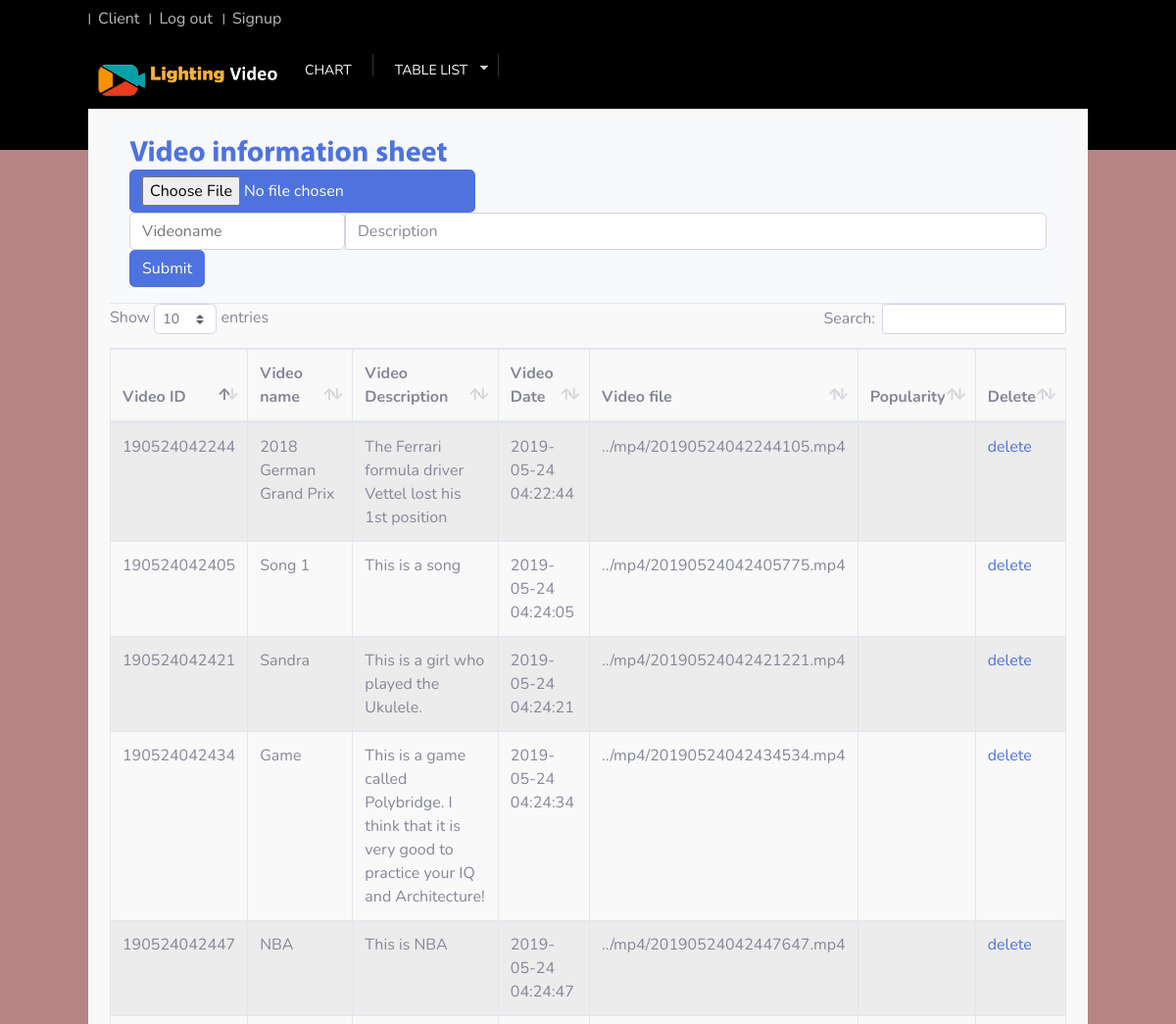
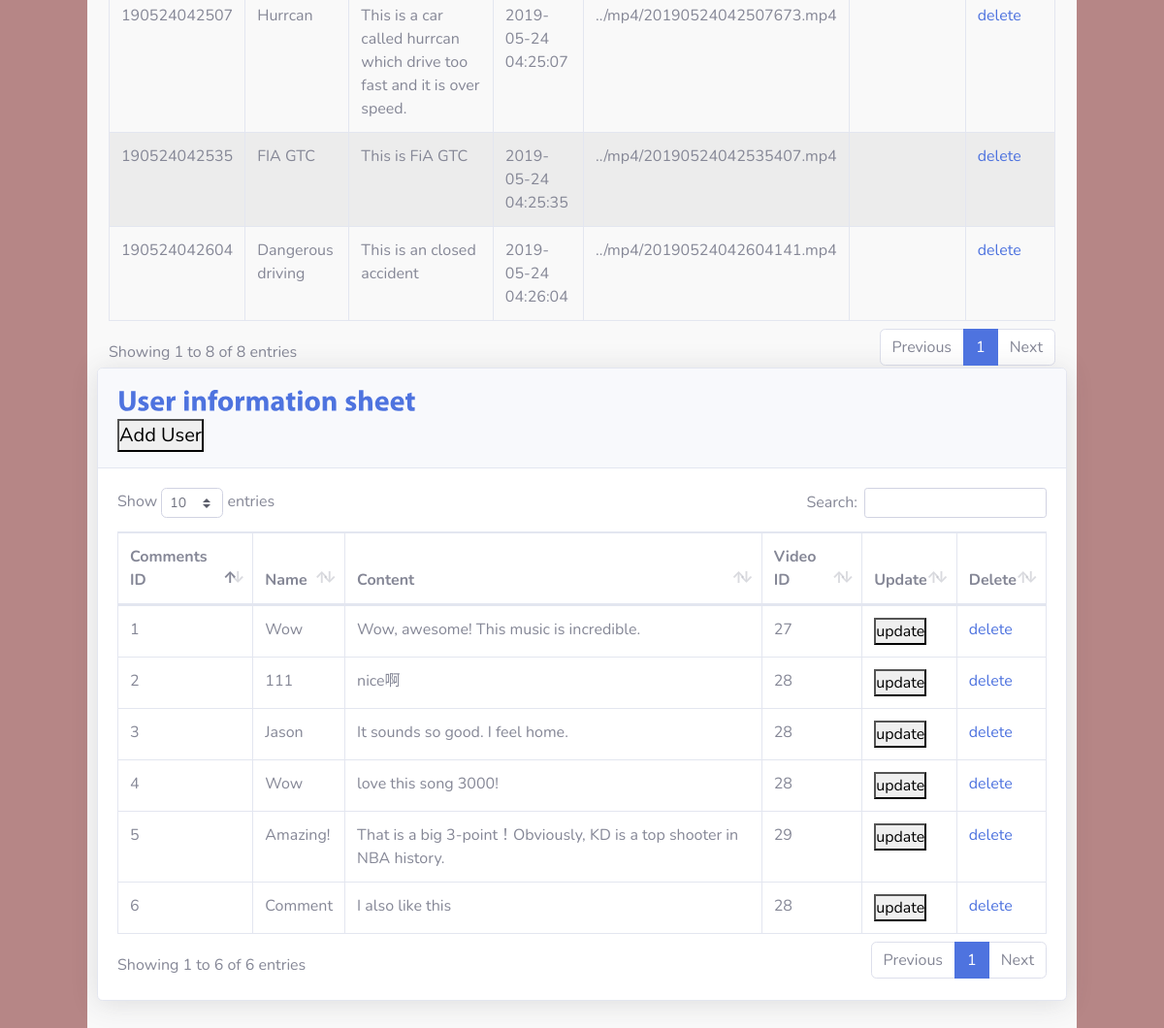
Page /admin/b_v_table.php (signed in) on the committed database (2 pictures, top to bottom).
### tables this page shows
CREATE TABLE `videos` (
  `vd_id` varchar(18) NOT NULL,
  `vd_name` varchar(30) NOT NULL,
  `vd_content` text NOT NULL,
  `vd_date` datetime NOT NULL,
  `vd_file` text NOT NULL
);

CREATE TABLE `comments` (
  `cm_id` int(20) NOT NULL,
  `cm_name` varchar(30) NOT NULL,
  `cm_contents` text NOT NULL,
  `vd_id` int(20) NOT NULL
);

### admin/b_v_table.php (the view, shortened to what this page needs)
<?php
require_once('../includes/head.php');
require_once('../includes/adminhead.php');
?>
<html lang="en">
<link href="css/button.css" rel="stylesheet">
<head>
</head>
<body>
    <div id="content_sec">
            <div class="table">
                <div class="col-lg-12">
                    <div class="panel panel-default">
                        <div class="card-header py-3">
                            <h6 class="m-0 font-weight-bold text-primary">Video information sheet</h6>
                            <form method="POST" action="addvd.php" enctype="multipart/form-data">
                                <input class="btn btn-primary" type="file" name="myfile">
                                <div class="input-group">
                                    <input class="videoname" type="text" name="videoname" placeholder="Videoname">
                                    <input class="form-control" type="text" name="vd_content" placeholder="Description">
                                </div>
                                <button type="submit" class="btn btn-primary" name="submit" class="text">Submit</button>
                            </form>
                        </div>
                        <div class="panel-body">
                            <table width="100%" class="table table-striped table-bordered table-hover" id="dataTables-example">
                                <?php
                                $query = "SELECT * ";
                                $query .= "FROM videos";
                                $result = mysqli_query($connection, $query);
                                ?>
                                <thead>
                                    <tr>
                                        <th>Video ID</th>
                                        <th>Video name</th>
                                        <th>Video Description</th>
                                        <th>Video Date</th>
                                        <th>Video file</th>
                                        <th>Popularity</th>
                                        <th>Delete</th>
                                    </tr>
                                </thead>
                                <tbody>
                                    <?php
                                    while ($row = mysqli_fetch_array($result)) {
                                        echo "<tr>";
                                        echo "<td>" . $row["vd_id"] . "</td>";
                                        echo "<td>" . $row["vd_name"] . "</td>";
                                        echo "<td>" . $row["vd_content"] . "</td>";
                                        echo "<td>" . $row["vd_date"] . "</td>";
                                        echo "<td>" . $row["vd_file"] . "</td>";
                                        echo "<td>" . $row["vd_popularity"] . "</td>";
                                        echo "<td><a class='text' href='deletevd.php?vd_id=" . $row["vd_id"] . "'>delete</a></td>";
                                        echo "</tr>";
                                    }
                                    ?>
                                </tbody>
                            </table>
                        </div>
                    </div>
                </div>
                 <div class="card shadow mb-4">
            <div class="card-header py-3">
                <h6 class="m-0 font-weight-bold text-primary">User information sheet</h6>
                <button data-toggle="modal" data-target="#adduser">Add User</button>
            </div>
            <div class="card-body">
                <div class="table-responsive">
                    <table class="table table-bordered" id="dataTable" width="100%" cellspacing="0">
                            <?php
                            $query = "SELECT * ";
                            $query .= "FROM comments";
                            $result = mysqli_query($connection, $query);
                            ?>
                            <thead>
                                <tr>
                                    <th>Comments ID</th>
                                    <th>Name</th>
                                    <th>Content</th>
                                    <th>Video ID</th>
                                    <th>Update</th>
                                    <th>Delete</th>
                                </tr>
                            </thead>
                            <tbody>
                                <?php
                                while ($row = mysqli_fetch_array($result)) {
                                    echo "<tr>";
                                    echo "<td>" . $row["cm_id"] . "</td>";
                                    echo "<td>" . $row["cm_name"] . "</td>";
                                    echo "<td>" . $row["cm_contents"] . "</td>";
                                    echo "<td>" . $row["vd_id"] . "</td>";
                                    echo "<td><button data-toggle='modal' data-target='#updatecm'>update</buttone></td>";
                                    echo "<td><a class='text' href='deletecm.php?cm_id=" . $row["cm_id"] . "'>delete</a></td>";
                                    echo "</tr>";
                                }
                                ?>
                            </tbody>
                        </table>
                    </div>
                </div>
            </div>
            </div>

### css/login.css (style rules this page uses)
body { background-color: #b68686 !important; }

### css/style.css (style rules this page uses)
* { padding: 0px; margin: 0px; }
body { min-height: 1000px; background-color:#4e3d3d; font-family: Verdana, Geneva, sans-serif; font-size: 11px; color: #666; }
a { text-decoration: none; outline: none; color: #666; }
h6 { font-size: 12px; font-weight: normal; }
input { font-size: 11px; }
#content_sec { min-height: 1000px; position:relative; width: 1020px; height: 100%; float: left; background-color: #f9f9f9; border: #f9f9f9 solid 10px; }

### css/button.css (style rules this page uses)
.table { width: 100%; }
.videoname { display: block; height: calc(2.25rem + 2px); padding: .375rem .75rem; font-size: 1rem; font-weight: 400; line-height: 1.5; color: #6e707e; background-color: #fff; background-clip: padding-box; border: 1px solid #d1d3e2; border-radius: .35rem; }

### rows in the picture
videos: vd_id "190524042244", vd_name "2018 German Grand Prix", vd_content "The Ferrari formula driver Vettel lost his 1st position", vd_date "2019-05-24 04:22:44", vd_file "../mp4/20190524042244105.mp4"
videos: vd_id "190524042405", vd_name "Song 1", vd_content "This is a song", vd_date "2019-05-24 04:24:05", vd_file "../mp4/20190524042405775.mp4"
videos: vd_id "190524042421", vd_name "Sandra", vd_content "This is a girl who played the Ukulele.", vd_date "2019-05-24 04:24:21", vd_file "../mp4/20190524042421221.mp4"
videos: vd_id "190524042434", vd_name "Game", vd_content "This is a game called Polybridge. I think that it is very good to practice your IQ and Architecture!", vd_date "2019-05-24 04:24:34", vd_file "../mp4/20190524042434534.mp4"
videos: vd_id "190524042447", vd_name "NBA", vd_content "This is NBA", vd_date "2019-05-24 04:24:47", vd_file "../mp4/20190524042447647.mp4"
videos: vd_id "190524042507", vd_name "Hurrcan", vd_content "This is a car called hurrcan which drive too fast and it is over speed.", vd_date "2019-05-24 04:25:07", vd_file "../mp4/20190524042507673.mp4"
videos: vd_id "190524042535", vd_name "FIA GTC", vd_content "This is FiA GTC", vd_date "2019-05-24 04:25:35", vd_file "../mp4/20190524042535407.mp4"
videos: vd_id "190524042604", vd_name "Dangerous driving", vd_content "This is an closed accident", vd_date "2019-05-24 04:26:04", vd_file "../mp4/20190524042604141.mp4"
comments: cm_id "1", cm_name "Wow", cm_contents "Wow, awesome! This music is incredible.", vd "27"
comments: cm_id "2", cm_name "111", cm_contents "nice啊", vd "28"
comments: cm_id "3", cm_name "Jason", cm_contents "It sounds so good. I feel home.", vd "28"
comments: cm_id "4", cm_name "Wow", cm_contents "love this song 3000!", vd "28"
comments: cm_id "5", cm_name "Amazing!", cm_contents "That is a big 3-point！Obviously, KD is a top shooter in NBA history.", vd "29"
comments: cm_id "6", cm_name "Comment", cm_contents "I also like this", vd "28"
